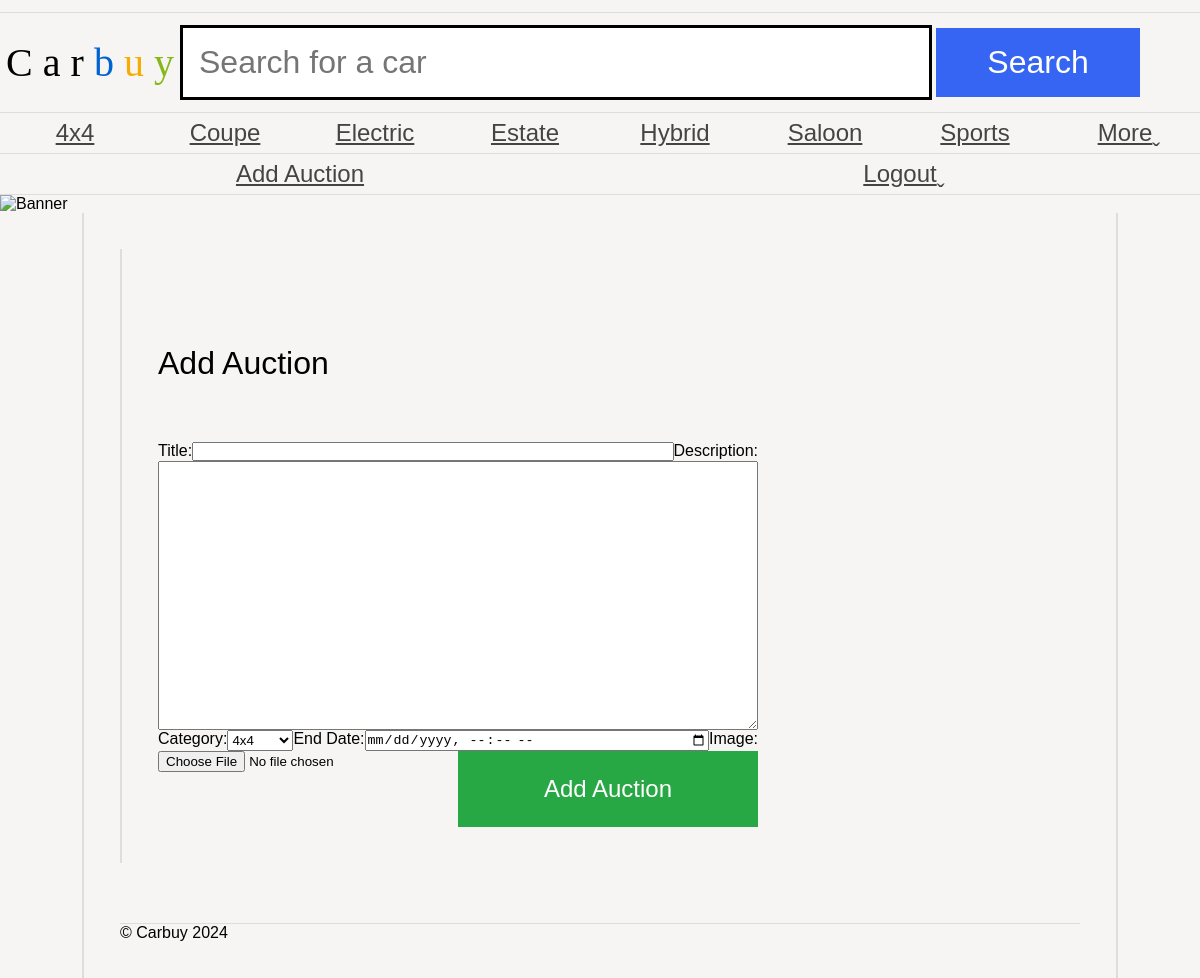
The page /addAuction.php (signed in) on the database its author committed.
### tables this page shows
CREATE TABLE `categories` (
  `id` int(11) NOT NULL,
  `name` varchar(100) NOT NULL,
  `parent_id` int(11) DEFAULT NULL,
  `sort_order` int(11) NOT NULL DEFAULT 0,
  `date_added` datetime NOT NULL DEFAULT current_timestamp()
);

### addAuction.php (the view, shortened to what this page needs)
<?php
require 'connectionpage.php';
include 'header.php';
?>
<main>
<h1>Add Auction</h1>
<form method="POST" enctype="multipart/form-data">
    Title: <input type="text" name="title" value="<?= htmlspecialchars($title ?? '') ?>" required>
    Description: <textarea name="description" required><?= htmlspecialchars($description ?? '') ?></textarea>
    Category:
    <select name="category" required>
        <?php foreach ($categories as $category): ?>
            <option value="<?= $category['id'] ?>" <?= (isset($category_id) && $category_id == $category['id']) ? 'selected' : '' ?>><?= htmlspecialchars($category['name']) ?></option>
        <?php endforeach; ?>
    </select>
    End Date: <input type="datetime-local" name="endDate" value="<?= htmlspecialchars($end_date ?? '') ?>" required>
    Image: <input type="file" name="image" accept="image/*" required />
    <input type="submit" value="Add Auction">
</form>
</main>
<?php include 'footer.php';  ?>

### header.php (shortened to what this page needs)
<?php
$categoriesStmt = $dbConnection->prepare('SELECT * FROM categories ORDER BY name');
$categoriesStmt->execute();
$categories = $categoriesStmt->fetchAll(PDO::FETCH_ASSOC);
?>
<!DOCTYPE html>
<html lang="en">
<head>
    <link rel="stylesheet" href="carbuy.css" />
</head>
<body>
    <header>
        <h1>
            <span class="C">C</span>
            <span class="a">a</span>
            <span class="r">r</span>
            <span class="b">b</span>
            <span class="u">u</span>
            <span class="y">y</span>
        </h1>
        <?php if (basename($_SERVER['PHP_SELF']) != 'login.php'): ?>
            <form action="search.php" method="GET" aria-label="Search for a car">
                <input type="text" name="search" placeholder="Search for a car" required aria-label="Search term" />
                <input type="submit" name="submit" value="Search" />
            </form>
        <?php endif; ?>
    </header>
    <?php if (basename($_SERVER['PHP_SELF']) != 'login.php'): ?>
        <nav>
            <ul>
                <?php foreach ($categories as $category): ?>
                    <li><a class="categoryLink" href="category.php?id=<?= htmlspecialchars($category['id']) ?>"><?= htmlspecialchars($category['name']) ?></a></li>
                <?php endforeach; ?>
                <li><a class="categoryLink" href="#">More</a></li>
            </ul>
        </nav>
        <nav>
            <ul>
                <?php if (isset($_SESSION['user'])): ?>
                    <li><a href="addAuction.php">Add Auction</a></li>
                    <li><a href="logout.php">Logout</a></li>
                <?php else: ?>
                    <li><a href="login.php">Login</a></li>
                <?php endif; ?>
            </ul>
        </nav>
    <?php endif; ?>
    <img src="banners/1.jpg" alt="Banner" />
    <main>

### carbuy.css (style rules this page uses)
* { margin: 0; padding: 0; }
body { font-family: 'Oxygen-Regular', sans-serif; background-color: #f6f5f4; max-width: 100vw; overflow-x: hidden; }
h1, h2, h3, h4 { font-weight: normal; }
a, a:visited { color: #444; }
header { margin-top: 1vw; font-family: 'Univers-Light-Normal'; display: grid; grid-template-columns: 15% 85%; align-items: center; padding-top: 1vw; padding-bottom: 1vw; border-top: 1px solid #ddd; border-bottom: 1px solid #ddd; }
header h1 { text-align: center; font-size: 2.5em; }
form { display: block; }
header form input[type=text] { border: 3px solid black; font-size: 2em; padding: 0.5em; width: 70%; }
body > img { width: 100vw; }
header form input[type=submit] { background-color: #3665f3; color: white; width: 20%; font-size: 2em; padding: 0.5em; cursor: pointer; border: 0; }
header .b { color: #0063d1; }
header .u { color: #f4ae01; }
header .y { color: #85b716; }
body > nav { border-bottom: 1px solid #ddd; }
body > nav ul li:last-child a:after { content: 'ˬ'; position: absolute; }
body > nav ul { display: flex; width: 100vw; list-style-type: none; }
body > nav ul li { flex: 1; }
body > nav ul li a { display: block; text-align: center; padding-top: 0.5vw; padding-bottom: 0.5vw; font-size: 1.5em; }
main { padding: 3vw; display: block; overflow: hidden; width: 80vw; margin: auto; border-left: 2px solid #ddd; border-right: 2px solid #ddd; }
main h1 { margin-top: 5vw; margin-bottom: 5vw; }
textarea { width: 100%; height: 20em; }
main form { display: flex; flex-wrap: wrap; width: 50vw; }
main form label, main form input { flex-grow: 1; width: 20vw; }
main form input[type=submit] { background-color: #28a745; color: white; border: none; padding: 1em; cursor: pointer; font-size: 1.5em; }

### rows shown on the page
categories: name "4x4"
categories: name "Coupe"
categories: name "Electric"
categories: name "Estate"
categories: name "Hybrid"
categories: name "Saloon"
categories: name "Sports"

### other values the page prints
form field category "4x4"
